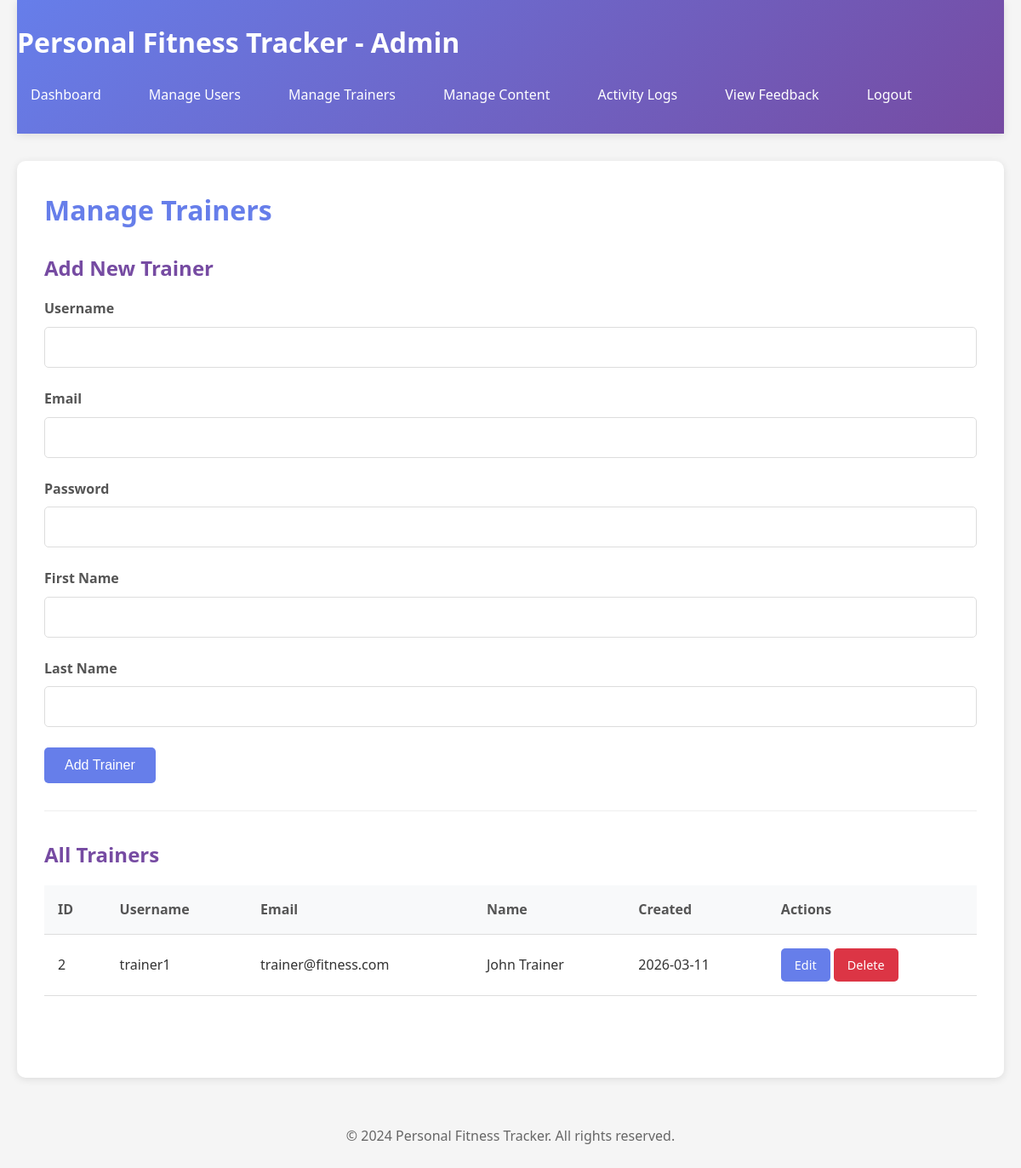
The page /admin/manage-trainers.php (signed in) on the database its author committed.
### tables this page shows
CREATE TABLE IF NOT EXISTS users (
    id INT AUTO_INCREMENT PRIMARY KEY,
    username VARCHAR(50) UNIQUE NOT NULL,
    email VARCHAR(100) UNIQUE NOT NULL,
    password VARCHAR(255) NOT NULL,
    user_type ENUM('admin', 'trainer', 'user') NOT NULL DEFAULT 'user',
    first_name VARCHAR(50),
    last_name VARCHAR(50),
    created_at TIMESTAMP DEFAULT CURRENT_TIMESTAMP,
    updated_at TIMESTAMP DEFAULT CURRENT_TIMESTAMP ON UPDATE CURRENT_TIMESTAMP
);

### admin/manage-trainers.php (the view, shortened to what this page needs)
<?php
$conn = getDBConnection();
$edit_trainer = null;
$trainers = $conn->query("SELECT * FROM users WHERE user_type = 'trainer' ORDER BY created_at DESC")->fetch_all(MYSQLI_ASSOC);
?>
<!DOCTYPE html>
<html lang="en">
<head>
    <link rel="stylesheet" href="../assets/css/style.css">
</head>
<body>
    <div class="container">
        <header>
            <h1>Personal Fitness Tracker - Admin</h1>
            <nav>
                <a href="dashboard.php">Dashboard</a>
                <a href="manage-users.php">Manage Users</a>
                <a href="manage-trainers.php">Manage Trainers</a>
                <a href="manage-content.php">Manage Content</a>
                <a href="activity-logs.php">Activity Logs</a>
                <a href="view-feedback.php">View Feedback</a>
                <a href="../logout.php">Logout</a>
            </nav>
        </header>
        <main>
            <h2>Manage Trainers</h2>
            <section class="dashboard-section">
                <h3><?php echo $edit_trainer ? 'Edit Trainer' : 'Add New Trainer'; ?></h3>
                <form method="POST" action="manage-trainers.php">
                    <div class="form-group">
                        <label for="username">Username</label>
                        <input type="text" id="username" name="username" value="<?php echo htmlspecialchars($edit_trainer['username'] ?? ''); ?>" required>
                    </div>
                    <div class="form-group">
                        <label for="email">Email</label>
                        <input type="email" id="email" name="email" value="<?php echo htmlspecialchars($edit_trainer['email'] ?? ''); ?>" required>
                    </div>
                    <div class="form-group">
                        <label for="password">Password <?php echo $edit_trainer ? '(leave blank to keep current)' : ''; ?></label>
                        <input type="password" id="password" name="password" <?php echo $edit_trainer ? '' : 'required'; ?>>
                    </div>
                    <div class="form-group">
                        <label for="first_name">First Name</label>
                        <input type="text" id="first_name" name="first_name" value="<?php echo htmlspecialchars($edit_trainer['first_name'] ?? ''); ?>">
                    </div>
                    <div class="form-group">
                        <label for="last_name">Last Name</label>
                        <input type="text" id="last_name" name="last_name" value="<?php echo htmlspecialchars($edit_trainer['last_name'] ?? ''); ?>">
                    </div>
                    <button type="submit" class="btn btn-primary"><?php echo $edit_trainer ? 'Update Trainer' : 'Add Trainer'; ?></button>
                </form>
            </section>
            <section class="dashboard-section">
                <h3>All Trainers</h3>
                <table class="data-table">
                    <thead>
                        <tr>
                            <th>ID</th>
                            <th>Username</th>
                            <th>Email</th>
                            <th>Name</th>
                            <th>Created</th>
                            <th>Actions</th>
                        </tr>
                    </thead>
                    <tbody>
                        <?php if (empty($trainers)): ?>
                            <tr><td colspan="6">No trainers found.</td></tr>
                        <?php else: ?>
                            <?php foreach ($trainers as $trainer): ?>
                                <tr>
                                    <td><?php echo $trainer['id']; ?></td>
                                    <td><?php echo htmlspecialchars($trainer['username']); ?></td>
                                    <td><?php echo htmlspecialchars($trainer['email']); ?></td>
                                    <td><?php echo htmlspecialchars(($trainer['first_name'] ?? '') . ' ' . ($trainer['last_name'] ?? '')); ?></td>
                                    <td><?php echo date('Y-m-d', strtotime($trainer['created_at'])); ?></td>
                                    <td>
                                        <a href="?edit=<?php echo $trainer['id']; ?>" class="btn btn-small">Edit</a>
                                        <a href="?delete=<?php echo $trainer['id']; ?>" class="btn btn-small btn-danger" onclick="return confirm('Are you sure?')">Delete</a>
                                    </td>
                                </tr>
                            <?php endforeach; ?>
                        <?php endif; ?>
                    </tbody>
                </table>
            </section>
        </main>
        <footer>
            <p>&copy; 2024 Personal Fitness Tracker. All rights reserved.</p>
        </footer>
    </div>
</body>
</html>

### assets/css/style.css (style rules this page uses)
* { margin: 0; padding: 0; box-sizing: border-box; }
body { font-family: 'Segoe UI', Tahoma, Geneva, Verdana, sans-serif; line-height: 1.6; color: #333; background-color: #f5f5f5; }
.container { max-width: 1200px; margin: 0 auto; padding: 0 20px; min-height: 100vh; display: flex; flex-direction: column; }
header { background: linear-gradient(135deg, #667eea 0%, #764ba2 100%); color: white; padding: 1.5rem 0; box-shadow: 0 2px 10px rgba(0,0,0,0.1); }
header h1 { margin-bottom: 1rem; font-size: 2rem; }
nav { display: flex; gap: 1.5rem; flex-wrap: wrap; }
nav a { color: white; text-decoration: none; padding: 0.5rem 1rem; border-radius: 5px; transition: background-color 0.3s; }
main { flex: 1; padding: 2rem 0; background-color: white; margin: 2rem 0; border-radius: 10px; box-shadow: 0 2px 10px rgba(0,0,0,0.1); padding: 2rem; }
footer { text-align: center; padding: 1.5rem 0; color: #666; margin-top: auto; }
h2 { color: #667eea; margin-bottom: 1.5rem; font-size: 2rem; }
h3 { color: #764ba2; margin-bottom: 1rem; font-size: 1.5rem; }
.btn { display: inline-block; padding: 0.75rem 1.5rem; background-color: #667eea; color: white; text-decoration: none; border: none; border-radius: 5px; cursor: pointer; font-size: 1rem; transition: background-color 0.3s; }
.btn-primary { background-color: #667eea; }
.btn-danger { background-color: #dc3545; }
.btn-small { padding: 0.5rem 1rem; font-size: 0.9rem; }
.form-group { margin-bottom: 1.5rem; }
.form-group label { display: block; margin-bottom: 0.5rem; font-weight: 600; color: #555; }
.form-group input, .form-group select, .form-group textarea { width: 100%; padding: 0.75rem; border: 1px solid #ddd; border-radius: 5px; font-size: 1rem; font-family: inherit; }
.data-table { width: 100%; border-collapse: collapse; margin-top: 1rem; }
.data-table th, .data-table td { padding: 1rem; text-align: left; border-bottom: 1px solid #ddd; }
.data-table th { background-color: #f8f9fa; font-weight: 600; color: #555; }
.dashboard-section { margin-bottom: 2rem; padding-bottom: 2rem; border-bottom: 1px solid #eee; }
.dashboard-section:last-child { border-bottom: none; }

### rows shown on the page
users: id "2", username "trainer1", email "trainer@fitness.com", first_name+last_name "John Trainer", created_at "2026-03-11"
